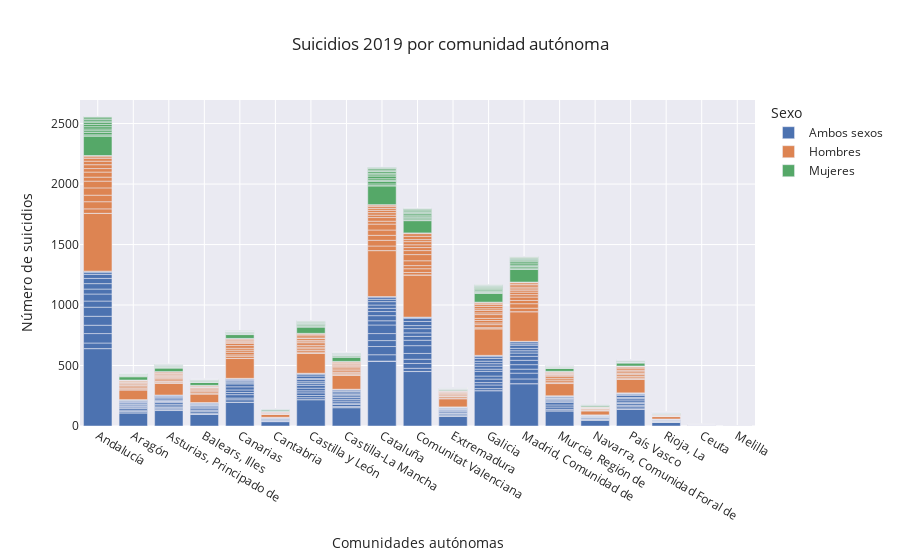

Source (notebook cell):
### Markdown cell above
SUICIDIOS 2019 POR COMUNIDAD AUTÓNOMA

### Code cell
fig4 = px.bar(com2019, x= "Comunidades autónomas", y="Total", color="Sexo",
             barmode = "relative", hover_name= "Edad", title= "Suicidios 2019 por comunidad autónoma", template="seaborn", labels={"Total": "Número de suicidios"})
fig4.show()

### Figure 1 — Plotly figure (JSON) as saved in the notebook; plotly's stock layout.template omitted (floating-point values rounded to 4 significant figures; data arrays with more than 128 entries replaced by an {"elided": "..."} marker saying what was removed)
{"data": [{"alignmentgroup": "True", "hovertemplate": "<b>%{hovertext}</b><br><br>Sexo=Ambos sexos<br>Comunidades autónomas=%{x}<br>Número de suicidios=%{y}<extra></extra>", "hovertext": {"elided": "304 str values"}, "legendgroup": "Ambos sexos", "marker": {"color": "rgb(76,114,176)", "pattern": {"shape": ""}}, "name": "Ambos sexos", "offsetgroup": "Ambos sexos", "orientation": "v", "showlegend": true, "textposition": "auto", "type": "bar", "x": {"elided": "304 str values"}, "xaxis": "x", "y": {"elided": "304 int values"}, "yaxis": "y"}, {"alignmentgroup": "True", "hovertemplate": "<b>%{hovertext}</b><br><br>Sexo=Hombres<br>Comunidades autónomas=%{x}<br>Número de suicidios=%{y}<extra></extra>", "hovertext": {"elided": "304 str values"}, "legendgroup": "Hombres", "marker": {"color": "rgb(221,132,82)", "pattern": {"shape": ""}}, "name": "Hombres", "offsetgroup": "Hombres", "orientation": "v", "showlegend": true, "textposition": "auto", "type": "bar", "x": {"elided": "304 str values"}, "xaxis": "x", "y": {"elided": "304 int values"}, "yaxis": "y"}, {"alignmentgroup": "True", "hovertemplate": "<b>%{hovertext}</b><br><br>Sexo=Mujeres<br>Comunidades autónomas=%{x}<br>Número de suicidios=%{y}<extra></extra>", "hovertext": {"elided": "304 str values"}, "legendgroup": "Mujeres", "marker": {"color": "rgb(85,168,104)", "pattern": {"shape": ""}}, "name": "Mujeres", "offsetgroup": "Mujeres", "orientation": "v", "showlegend": true, "textposition": "auto", "type": "bar", "x": {"elided": "304 str values"}, "xaxis": "x", "y": {"elided": "304 int values"}, "yaxis": "y"}], "layout": {"barmode": "relative", "legend": {"title": {"text": "Sexo"}, "tracegroupgap": 0}, "title": {"text": "Suicidios 2019 por comunidad autónoma"}, "xaxis": {"anchor": "y", "domain": [0, 1], "title": {"text": "Comunidades autónomas"}}, "yaxis": {"anchor": "x", "domain": [0, 1], "title": {"text": "Número de suicidios"}}}}
